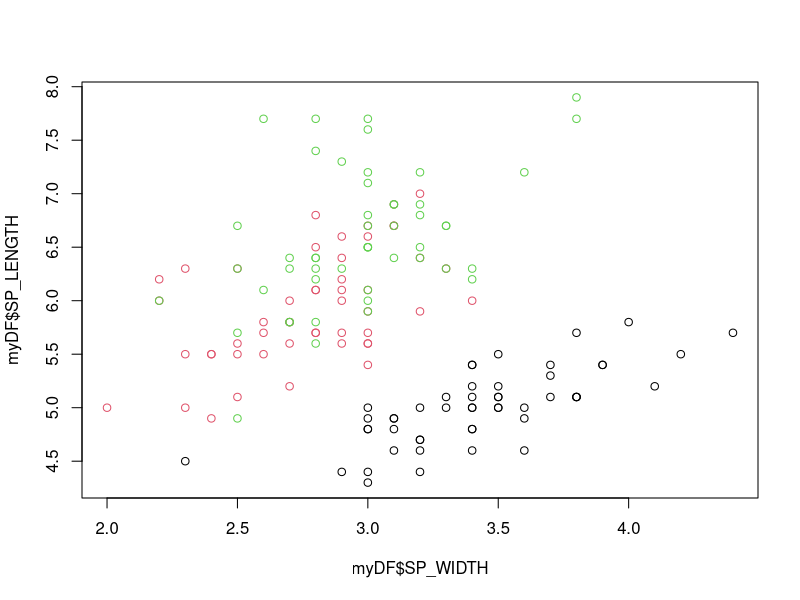
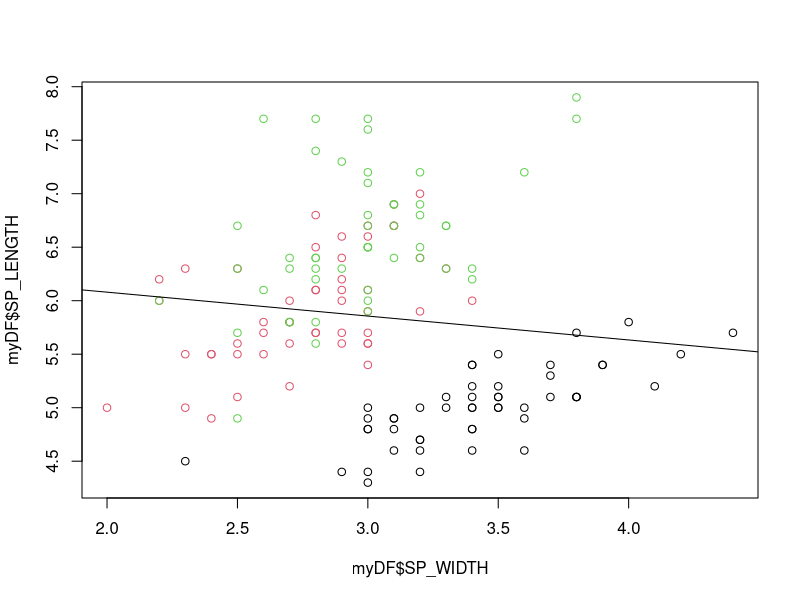
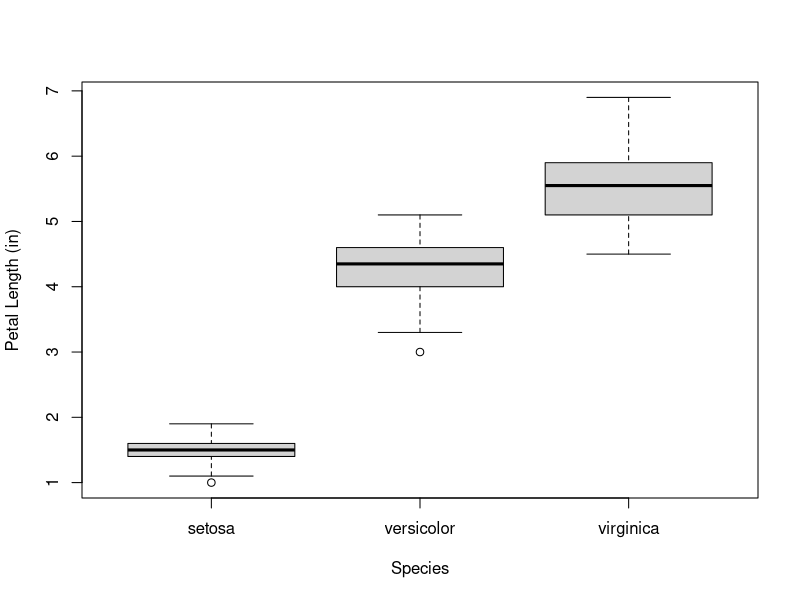
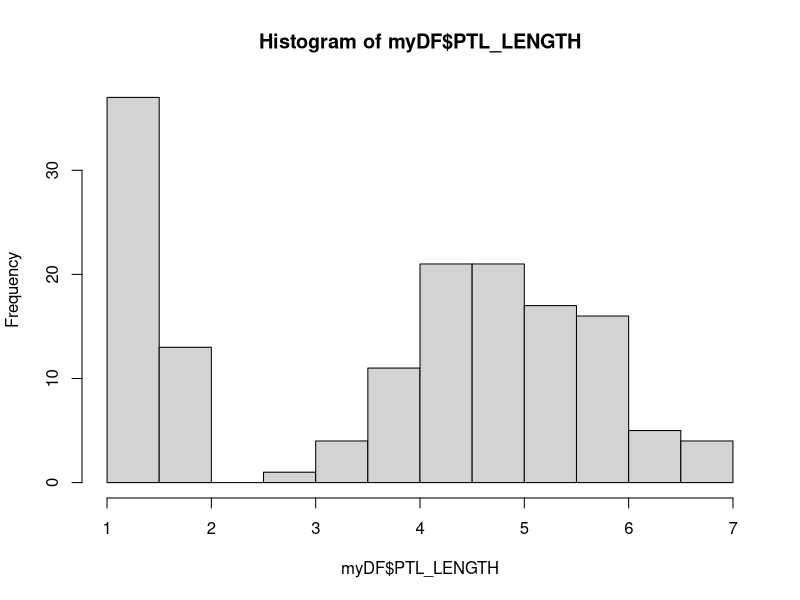
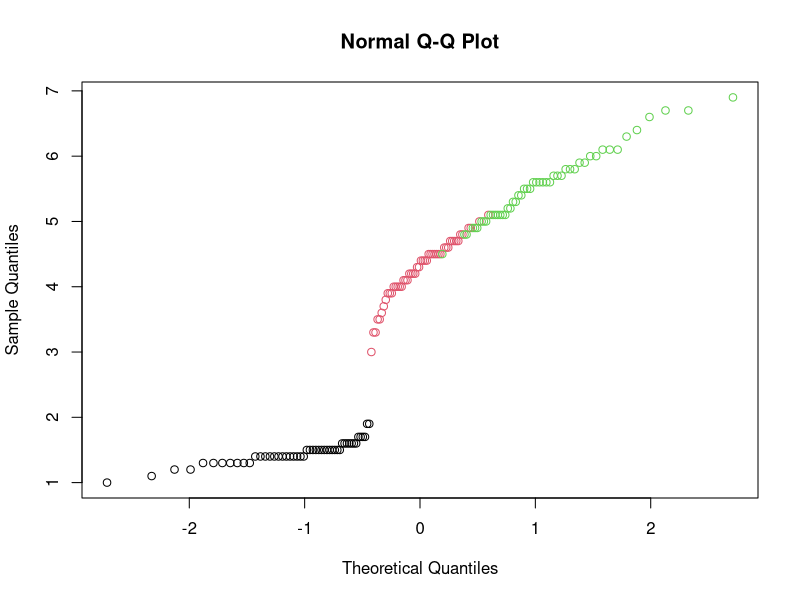
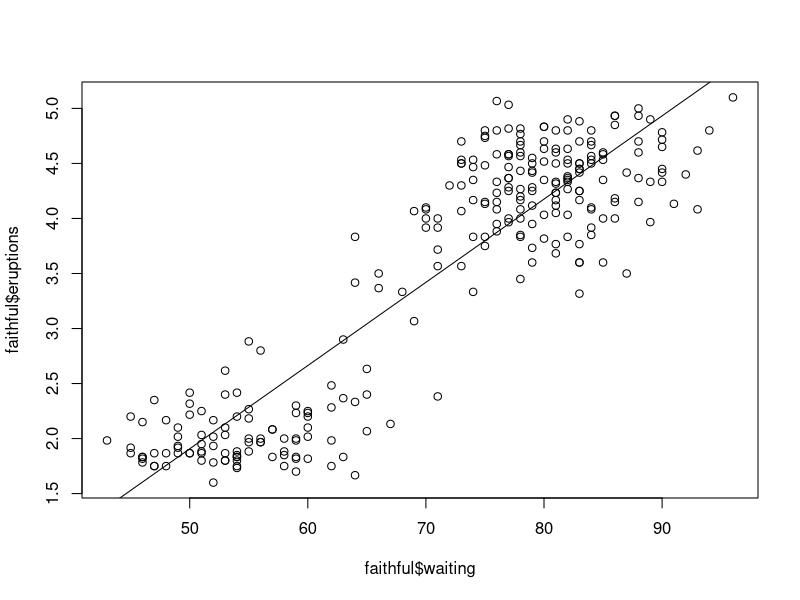
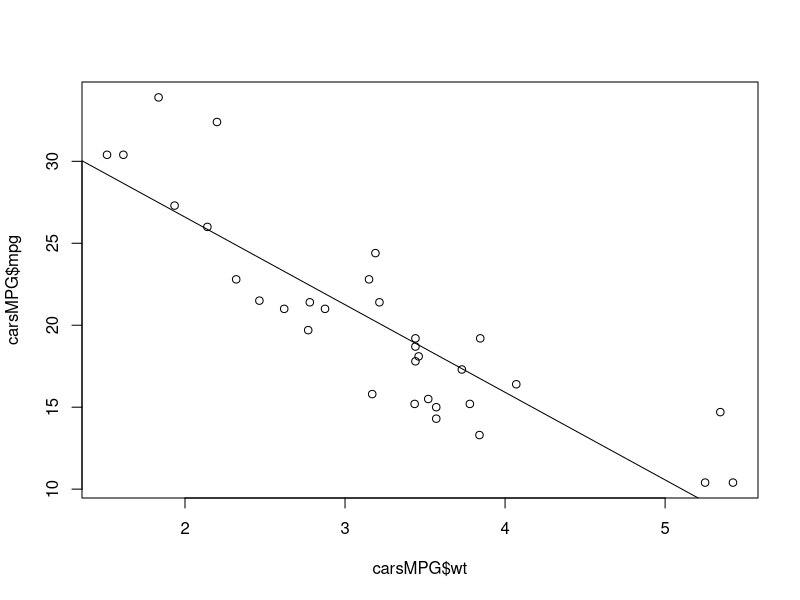

Source code (R) for these figures, in order:
## ---- chunk 1
knitr::opts_chunk$set(echo = TRUE,error = FALSE,message = FALSE, warning = FALSE)
## ---- chunk 2

#Check working directory
getwd()

#Check out session info
sessionInfo()

## ---- chunk 3
#Make a vector into memory
myVecN<-c(1,2,3,4,5,6,7,8)
myVecN

#Check its class
class(myVecN)

#Check its other attributes
str(myVecN)

myVecL<-c('one','two','three','four','five','six')
class(myVecL)
str(myVecL)

#Remove the objects with rm()
rm(myVecN,myVecL)

## ---- chunk 4
v1<-c(2,4,6,8,10)
v2<-c(1,1,2,2,0.5)
v1*v2
v1/v2

## ---- chunk 5
#Load the iris data set to an object called myDF
myDF<-iris
#Check out the df
dim(myDF)
#Check out the structure and attributes
str(myDF)
#Check out the first 10 records
head(myDF,10)
#Check out the last 5 records
tail(myDF,5)
#Checkout the unique values in the 'Species' column
unique(myDF$Species)
#Check out how many of each
table(myDF$Species)
#Subset just some columns and rows [rows index, columns index]
myDF[c(1:5),c(5,1)]
#Filter based on column values
setosa<-myDF[myDF$Species == 'setosa',] #The logical operator '==' is used to declare equivalency

dim(setosa)

head(setosa)
#Check out the column names
names(myDF)
#Rename a column
colnames(myDF)[5]<-'SPECIES'
#Rename all columns
names(myDF)
names(myDF)<-c('SP_LENGTH','SP_WIDTH','PTL_LENGTH','PTL_WIDTH','SPECIES')
names(myDF)
## ---- chunk 6
summary(myDF)

## ---- chunk 7

plot(myDF$SP_LENGTH~myDF$SP_WIDTH, col = myDF$SPECIES)

## ---- chunk 8
#Make linear model with lm() and assign it to an object 
mdl<-lm(myDF$SP_LENGTH~myDF$SP_WIDTH)
summary(mdl)

plot(myDF$SP_LENGTH~myDF$SP_WIDTH, col = myDF$SPECIES)
abline(mdl)

## ---- chunk 9
boxplot(myDF$PTL_LENGTH~myDF$SPECIES, xlab='Species',ylab='Petal Length (in)')

## ---- chunk 10
hist(myDF$PTL_LENGTH)
## ---- chunk 11
qqnorm(myDF$PTL_LENGTH,col=myDF$SPECIES)

## ---- chunk 12
faithful<-faithful
head(faithful)

## ---- chunk 13

dim(faithful)
str(faithful)

## ---- chunk 14
summary(faithful)

## ---- chunk 15
mdl<-lm(faithful$eruptions~faithful$waiting)
summary(mdl)
plot(faithful$eruptions~faithful$waiting)
abline(mdl)

## ---- chunk 16
cars<-mtcars
head(cars,10)
## ---- chunk 17
names(cars)
carsMPG<-cars[,c(1,6)]
head(carsMPG)

## ---- chunk 18
mdl<-lm(carsMPG$mpg~carsMPG$wt)
summary(mdl)
plot(carsMPG$mpg~carsMPG$wt)
abline(mdl)

## ---- chunk 19
table(cars$gear,cars$cyl)

